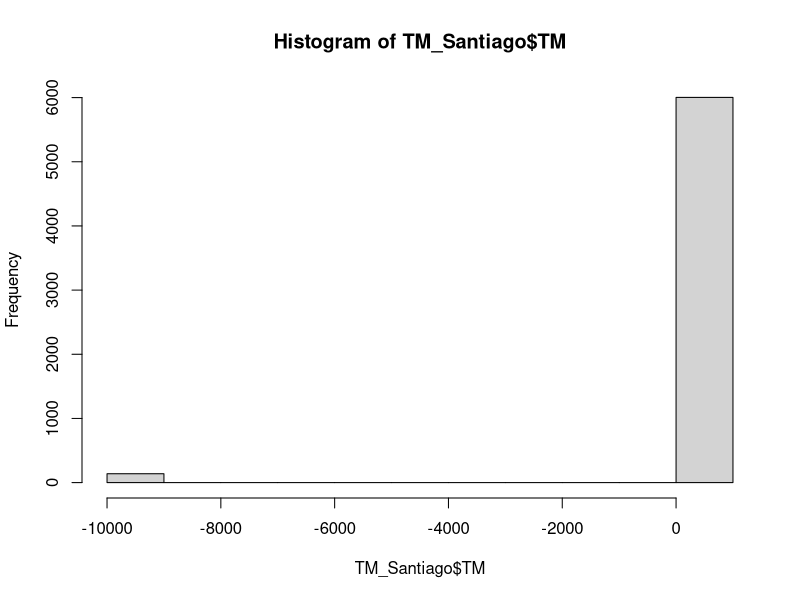
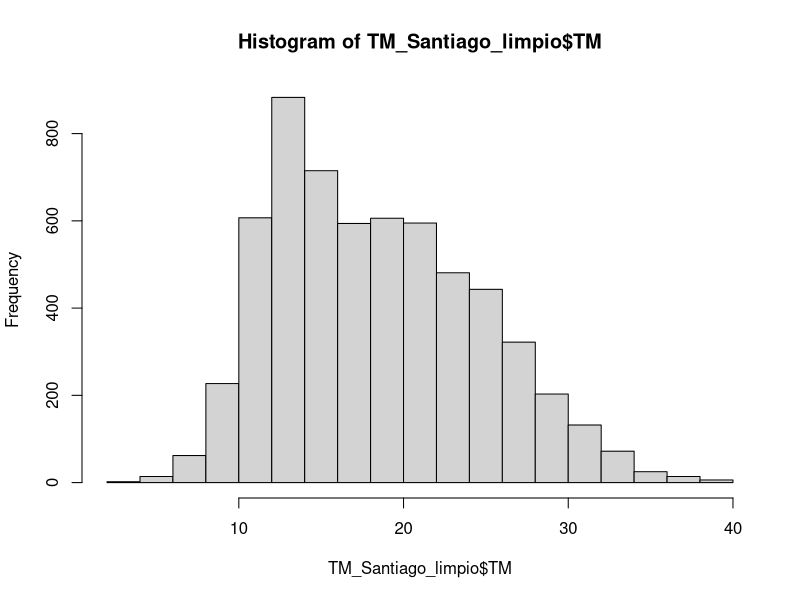
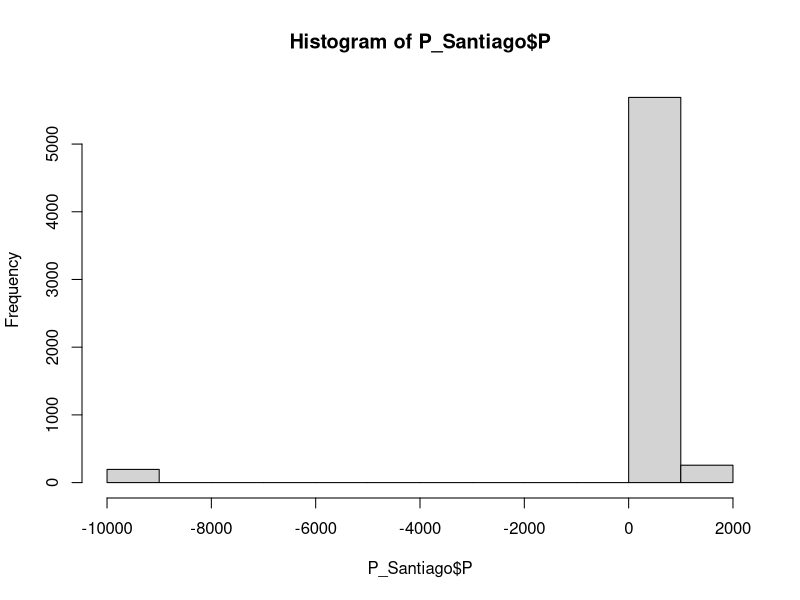
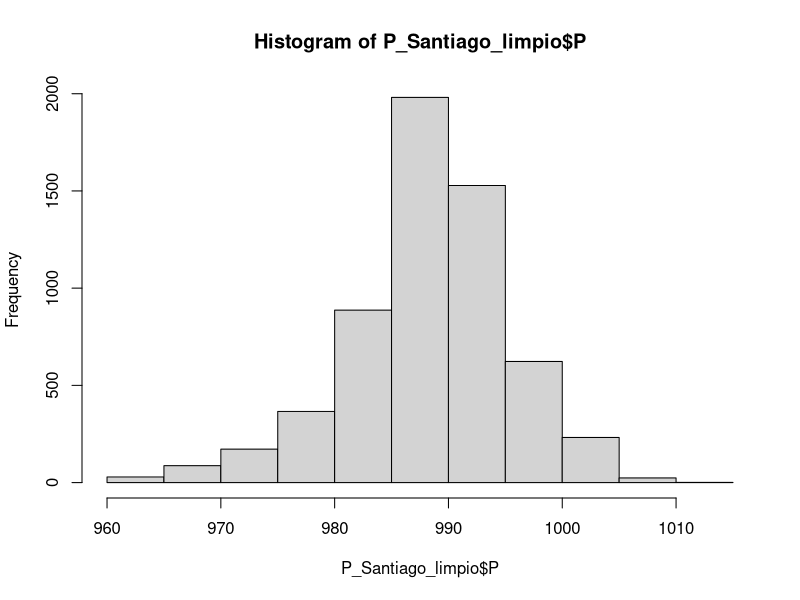
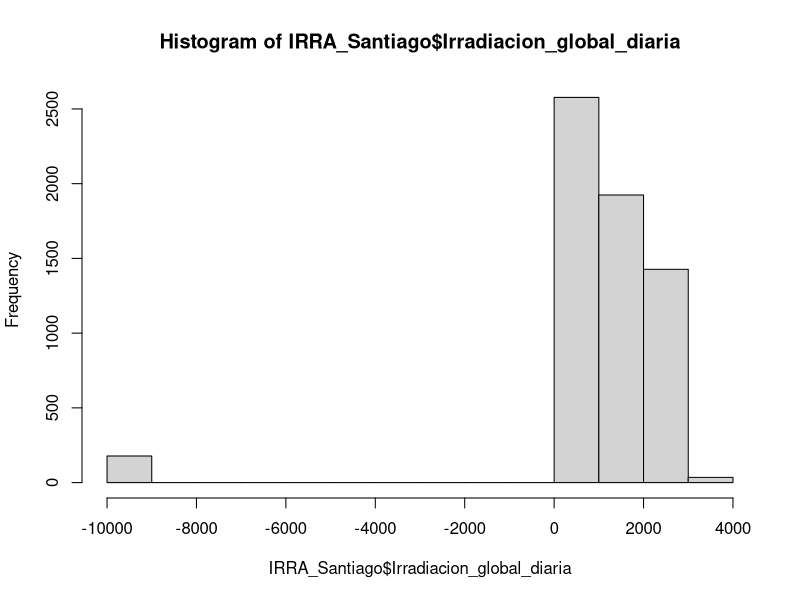
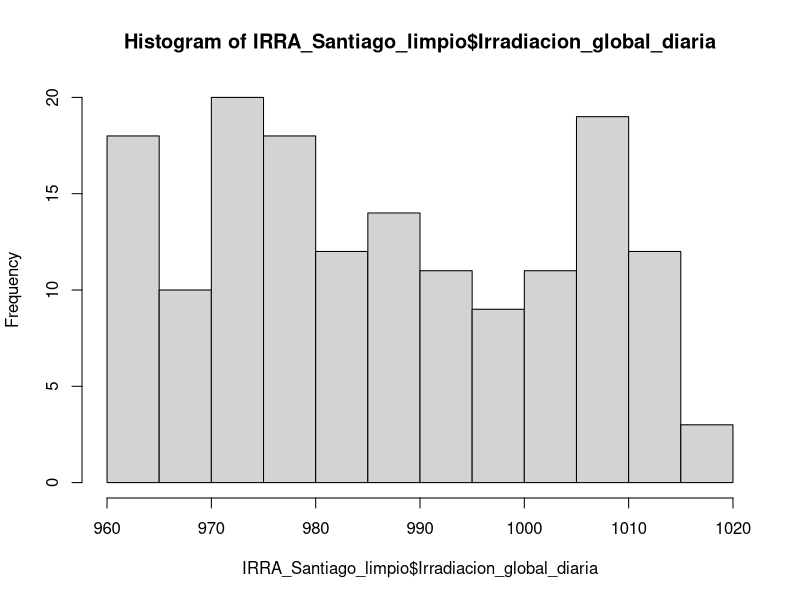

These charts were generated, in order, by the following R code:
# instalar y cargar paquetes
install.packages("readr")
library(readr)


# establecer directorio de trabajo (donde tienes los CSV)
#setwd("C:/Users/alex1/Documents/UNIVERSIDAD/AMD/practicas/p6")


# ----------DATOS TM_Santiago----------

# leer CSV
TM_Santiago <- read_delim("./TM_Santiago.csv", delim = "|", escape_double = FALSE, trim_ws = TRUE)

# ver histograma
hist(TM_Santiago$TM)

summary(TM_Santiago$TM)

# guardamos los cuartiles y calculamos el rango intercuartílico
Q1 <- 13.1
Q3 <- 22.6
IQR <- Q3 - Q1

# calculamos umbrales leves
umbral_leve_arriba <- Q3 + 1.5 * IQR
umbral_leve_abajo <- Q1 - 1.5 * IQR

# calculamos umbrales extremos
umbral_ext_arriba <- Q3 + 3 * IQR
umbral_ext_abajo <- Q1 - 3 * IQR

# eliminamos los valores atípicos extremos

TM_Santiago_limpio <- TM_Santiago[TM_Santiago$TM > umbral_ext_abajo &
                                  TM_Santiago$TM < umbral_ext_arriba, c ("Fecha", "TM")]

# vemos histograma del conjunto limpio
hist(TM_Santiago_limpio$TM)
summary(TM_Santiago_limpio$TM)

# guardamos el conjunto limpio en un CSV 
write.csv(TM_Santiago_limpio, "./TM_Santiago_limpio.csv", row.names=FALSE)


# ----------DATOS P_Santiago----------

# leer CSV
P_Santiago <- read_delim("./P_Santiago.csv", delim = "|", escape_double = FALSE, trim_ws = TRUE)

# ajustamos el formato del campo fecha
P_Santiago$Fecha <- as.Date(P_Santiago$Fecha, format="%d-%m-%Y")

# ver histograma
hist(P_Santiago$P)

summary(P_Santiago$P)


# guardamos los cuartiles y calculamos el rango intercuartílico
P_Q1 <- 984.2
P_Q3 <- 992.3
P_IQR <- P_Q3 - P_Q1

# calculamos umbrales leves
P_umbral_leve_arriba <- P_Q3 + 1.5 * P_IQR
P_umbral_leve_abajo <- P_Q1 - 1.5 * P_IQR

#calculamos umbrales extremos
P_umbral_ext_arriba <- P_Q3 + 3 * P_IQR
P_umbral_ext_abajo <- P_Q1 - 3 * P_IQR

# eliminamos los valores atípicos extremos

P_Santiago_limpio <- P_Santiago[P_Santiago$P > P_umbral_ext_abajo &
                                    P_Santiago$P < P_umbral_ext_arriba, c ("Fecha", "P")]

# vemos histograma del conjunto limpio
hist(P_Santiago_limpio$P)
summary(P_Santiago_limpio$P)

# guardamos el conjunto limpio en un CSV 
write.csv(P_Santiago_limpio, "./P_Santiago_limpio.csv", row.names=FALSE)


# ----------DATOS IRRA_Santiago----------

# leer CSV
IRRA_Santiago <- read_delim("./IRRA_Santiago.csv", delim = "|", escape_double = FALSE, trim_ws = TRUE)

# ajustamos el formato del campo fecha
IRRA_Santiago$Instante_lectura <- as.Date(IRRA_Santiago$Instante_lectura, format="%d-%m-%Y")

# ver histograma
hist(IRRA_Santiago$Irradiacion_global_diaria)

summary(IRRA_Santiago$Irradiacion_global_diaria)


# guardamos los cuartiles y calculamos el rango intercuartílico
IRRA_Q1 <- 984.2
IRRA_Q3 <- 992.3
IRRA_IQR <- IRRA_Q3 - IRRA_Q1

# calculamos umbrales leves
IRRA_umbral_leve_arriba <- IRRA_Q3 + 1.5 * IRRA_IQR
IRRA_umbral_leve_abajo <- IRRA_Q1 - 1.5 * IRRA_IQR

#calculamos umbrales extremos
IRRA_umbral_ext_arriba <- IRRA_Q3 + 3 * IRRA_IQR
IRRA_umbral_ext_abajo <- IRRA_Q1 - 3 * IRRA_IQR

# eliminamos los valores atípicos extremos

IRRA_Santiago_limpio <- IRRA_Santiago[IRRA_Santiago$Irradiacion_global_diaria > IRRA_umbral_ext_abajo &
                                      IRRA_Santiago$Irradiacion_global_diaria < IRRA_umbral_ext_arriba, c("Instante_lectura", "Irradiacion_global_diaria")]

# vemos histograma del conjunto limpio
hist(IRRA_Santiago_limpio$Irradiacion_global_diaria)
summary(IRRA_Santiago_limpio$Irradiacion_global_diaria)

# guardamos el conjunto limpio en un CSV 
write.csv(IRRA_Santiago_limpio, "./IRRA_Santiago_limpio.csv", row.names=FALSE)
